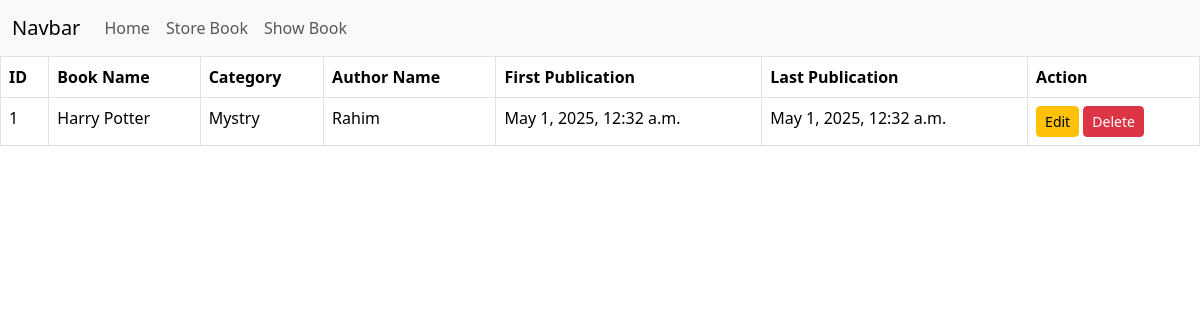
The page /book_details/1 on the database as committed earlier.
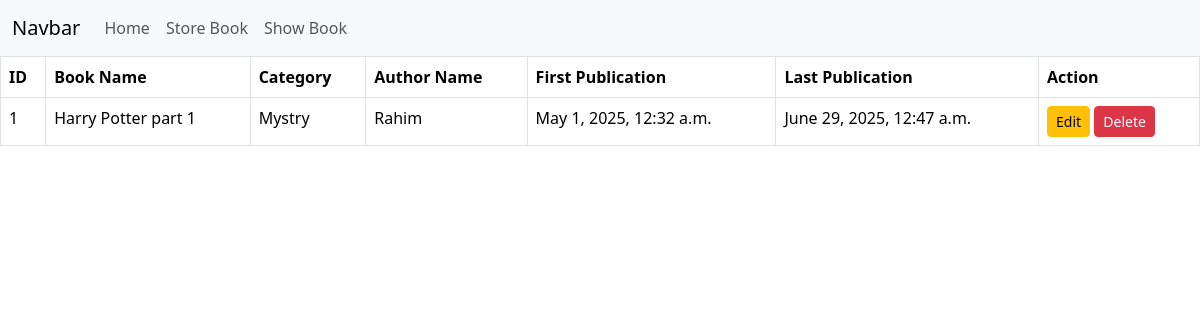
The same page on the database as committed later.
### book/models.py (models this page shows)
class BookStoreModel(models.Model):
    CATEGORY = (
        ('Mystry', 'Mystry'),
        ('Thriller', 'Thriller'),
        ('Sci-fi', 'Sci-fi'),
        ('Humor', 'Humor'),
        ('Horror', 'Horror')
    )
    id = models.IntegerField(primary_key=True)
    book_name = models.CharField(max_length=30)
    author = models.CharField(max_length=20)
    category = models.CharField(max_length=30, choices=CATEGORY)
    first_pub = models.DateTimeField(auto_now_add=True)
    last_pub = models.DateTimeField(auto_now=True)

### book/views.py (the view)
# urls.py: path('book_details/<int:id>', views.BookDetailsView.as_view(), name="book_details"),
class BookDetailsView(DetailView):
    model = BookStoreModel
    template_name = 'book_details.html'
    context_object_name = 'item'
    pk_url_kwarg = 'id'

### book/templates/book_details.html
{% extends "base.html" %}
{% block content %}
    <table class="table table-bordered">
        <thead>
          <tr>
            <th scope="col">ID</th>
            <th scope="col">Book Name</th>
            <th scope="col">Category</th>
            <th scope="col">Author Name</th>
            <th scope="col">First Publication</th>
            <th scope="col">Last Publication</th>
            <th scope="col">Action</th>
          </tr>
        </thead>
        <tbody>
            <tr>
                <td>{{item.id}}</td>
                <td>{{item.book_name}}</td>
                <td>{{item.category}}</td>
                <td>{{item.author}}</td>
                <td>{{item.first_pub}}</td>
                <td>{{item.last_pub}}</td>
                <td> <a class="btn btn-warning btn-sm" href="{% url 'editbook' item.pk %}">Edit</a> <a class="btn btn-danger btn-sm" href="{% url 'deletebooks' item.pk %}">Delete</a>
            </tr>
        </tbody>
      </table>
{% endblock content %}

Rows that differ between the two databases and show on the page:
changed BookStoreModel "Mystry": book_name "Harry Potter" → "Harry Potter part 1"; last_pub "May 1, 2025, 12:32 a.m." → "June 29, 2025, 12:47 a.m."
